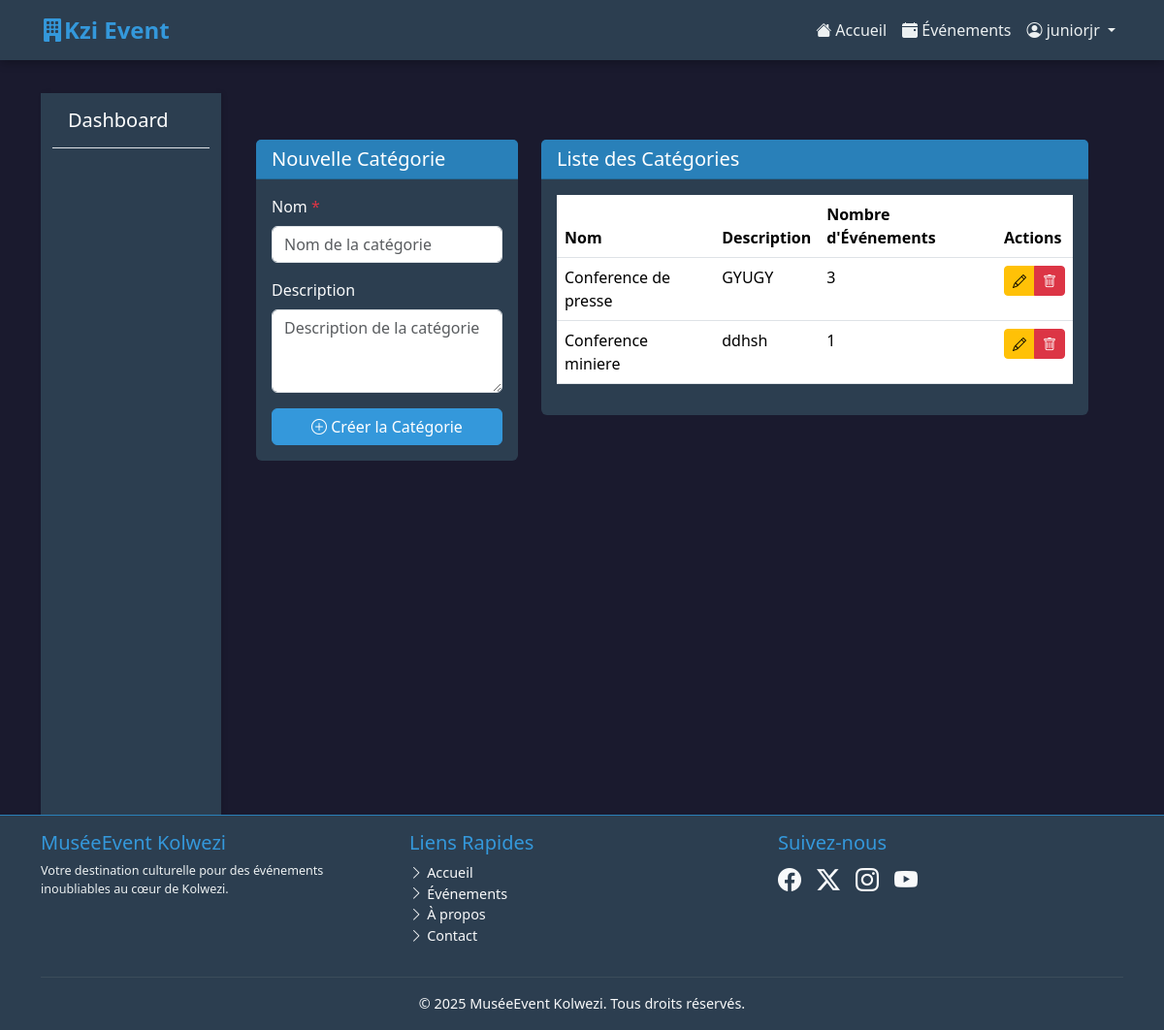
The app's page /evenements/categories/ (signed in) with its own data.
### GestionEvenement/models.py (models this page shows, shortened)
class CategorieEvenement(models.Model):
    nom_categorie = models.CharField(max_length=100, unique=True)
    description = models.TextField(blank=True)

### GestionEvenement/views.py (the view, shortened to what this page needs)
# urls.py: path('evenements/categories/', views.gestion_categories, name='gestion_categories'),
@login_required
@user_passes_test(lambda u: hasattr(u, "chargedeprogrammation") or is_admin_staff(u))
def gestion_categories(request):
    categories = CategorieEvenement.objects.all()
    categories_stats = []
    for categorie in categories:
        stats = {
            'name': categorie.nom_categorie,
            'count': categorie.evenements_cat.count(),
            'published': categorie.evenements_cat.filter(statut='PUBLIE').count(),
            'draft': categorie.evenements_cat.filter(statut='BROUILLON').count(),
            'cancelled': categorie.evenements_cat.filter(statut='ANNULE').count()
        }
        categories_stats.append(stats)
    context = {
        'categories': categories,
        'categories_stats': categories_stats
    }
    return render(request, 'GestionEvenement/categories/gestion_categories.html', context)

### GestionEvenement/templates/GestionEvenement/categories/gestion_categories.html (shortened to what this page needs)
{% extends "GestionEvenement/dashboards/dashboard_base.html" %}
{% load static %}
{% block dashboard_content %}
<div class="container-fluid py-4">
    <div class="row">
        <div class="col-md-4 mb-4">
            <div class="card" style="background-color: var(--secondary-dark); border: none;">
                <div class="card-header" style="background-color: var(--accent-dark);">
                    <h5 class="card-title mb-0 text-white">Nouvelle Catégorie</h5>
                </div>
                <div class="card-body">
                    <form method="post" class="needs-validation" novalidate>
                        <div class="mb-3">
                            <label for="nom" class="form-label text-light">Nom <span class="text-danger">*</span></label>
                            <input type="text" class="form-control" id="nom" name="nom" required
                                   placeholder="Nom de la catégorie">
                        </div>
                        <div class="mb-3">
                            <label for="description" class="form-label text-light">Description</label>
                            <textarea class="form-control" id="description" name="description" rows="3"
                                      placeholder="Description de la catégorie"></textarea>
                        </div>
                        <div class="d-grid">
                            <button type="submit" class="btn btn-primary">
                                <i class="bi bi-plus-circle"></i> Créer la Catégorie
                            </button>
                        </div>
                    </form>
                </div>
            </div>
        </div>
        <div class="col-md-8">
            <div class="card" style="background-color: var(--secondary-dark); border: none;">
                <div class="card-header" style="background-color: var(--accent-dark);">
                    <h5 class="card-title mb-0 text-white">Liste des Catégories</h5>
                </div>
                <div class="card-body">
                    <div class="table-responsive">
                        <table class="table table-hover text-light">
                            <thead>
                                <tr>
                                    <th>Nom</th>
                                    <th>Description</th>
                                    <th>Nombre d'Événements</th>
                                    <th>Actions</th>
                                </tr>
                            </thead>
                            <tbody>
                                {% for categorie in categories %}
                                <tr>
                                    <td>{{ categorie.nom_categorie }}</td>
                                    <td>{{ categorie.description|default:"-" }}</td>
                                    <td>{{ categorie.evenements_cat.count }}</td>
                                    <td>
                                        <div class="btn-group">
                                            <button type="button" class="btn btn-sm btn-warning"
                                                    data-bs-toggle="modal" data-bs-target="#editModal{{ categorie.id }}">
                                                <i class="bi bi-pencil"></i>
                                            </button>
                                            <button type="button" class="btn btn-sm btn-danger"
                                                    data-bs-toggle="modal" data-bs-target="#deleteModal{{ categorie.id }}">
                                                <i class="bi bi-trash"></i>
                                            </button>
                                        </div>
                                    </td>
                                </tr>
                                {% empty %}
                                <tr>
                                    <td colspan="4" class="text-center">Aucune catégorie trouvée</td>
                                </tr>
                                {% endfor %}
                            </tbody>
                        </table>
                    </div>
                </div>
            </div>
        </div>
    </div>
</div>
{% endblock %}

### GestionEvenement/templates/GestionEvenement/base.html (shortened to what this page needs)
{% load static %}
<!DOCTYPE html>
<html lang="fr">
<head>
    <link href="https://cdn.jsdelivr.net/npm/bootstrap@5.3.3/dist/css/bootstrap.min.css" rel="stylesheet">
    <link rel="stylesheet" href="https://cdn.jsdelivr.net/npm/bootstrap-icons@1.11.3/font/bootstrap-icons.min.css">
    <link rel="stylesheet" href="https://cdnjs.cloudflare.com/ajax/libs/OwlCarousel2/2.3.4/assets/owl.carousel.min.css">
    <link rel="stylesheet" href="https://cdnjs.cloudflare.com/ajax/libs/OwlCarousel2/2.3.4/assets/owl.theme.default.min.css">
    {% load static %}
    <link rel="stylesheet" href="{% static "GestionEvenement/css/custom.css" %}">
</head>
<body class="d-flex flex-column min-vh-100">
    <header>
        <nav class="navbar navbar-expand-lg navbar-dark fixed-top shadow-sm">
            <div class="container">
                <a class="navbar-brand fw-bold" href="{% url 'GestionEvenement:accueil' %}">
                    <i class="bi bi-building-fill"></i>Kzi Event
                </a>
                <div class="collapse navbar-collapse" id="navbarNav">
                    <ul class="navbar-nav ms-auto mb-2 mb-lg-0">
                        <li class="nav-item">
                            <a class="nav-link {% if request.resolver_match.url_name == 'accueil' %}active{% endif %}" aria-current="page" href="{% url 'GestionEvenement:accueil' %}">
                                <i class="bi bi-house-fill"></i> Accueil
                            </a>
                        </li>
                        <li class="nav-item">
                            <a class="nav-link" href="{% url 'GestionEvenement:liste_evenements' %}">
                                <i class="bi bi-calendar-event-fill"></i> Événements
                            </a>
                        </li>
                        {% if user.is_authenticated %}
                            <li class="nav-item dropdown">
                                <a class="nav-link dropdown-toggle" href="#" id="navbarDropdownUser" role="button" data-bs-toggle="dropdown" aria-expanded="false">
                                    <i class="bi bi-person-circle"></i> {{ user.username }}
                                </a>
                            </li>
                        {% endif %}
                    </ul>
                </div>
            </div>
        </nav>
    </header>
    <main class="flex-shrink-0 pt-5 mt-5">
        <div class="container">
            {% block content %}
            {% endblock %}
        </div>
    </main>
    <footer class="footer mt-auto py-3 border-top">
        <div class="container">
            <div class="row">
                <div class="col-md-4 mb-3 mb-md-0">
                    <h5 class="text-accent">MuséeEvent Kolwezi</h5>
                    <p class="small">Votre destination culturelle pour des événements inoubliables au cœur de Kolwezi.</p>
                </div>
                <div class="col-md-4 mb-3 mb-md-0">
                    <h5 class="text-accent">Liens Rapides</h5>
                    <ul class="list-unstyled">
                        <li><a href="{% url 'GestionEvenement:accueil' %}" class="text-decoration-none text-light"><i class="bi bi-chevron-right"></i> Accueil</a></li>
                        <li><a href="{% url 'GestionEvenement:liste_evenements' %}" class="text-decoration-none text-light"><i class="bi bi-chevron-right"></i> Événements</a></li>
                        <li><a href="#" class="text-decoration-none text-light"><i class="bi bi-chevron-right"></i> À propos</a></li>
                        <li><a href="#" class="text-decoration-none text-light"><i class="bi bi-chevron-right"></i> Contact</a></li>
                    </ul>
                </div>
                <div class="col-md-4">
                    <h5 class="text-accent">Suivez-nous</h5>
                    <div class="d-flex gap-3 fs-4">
                        <a href="#" class="text-light"><i class="bi bi-facebook"></i></a>
                        <a href="#" class="text-light"><i class="bi bi-twitter-x"></i></a>
                        <a href="#" class="text-light"><i class="bi bi-instagram"></i></a>
                        <a href="#" class="text-light"><i class="bi bi-youtube"></i></a>
                    </div>
                </div>
            </div>
            <hr class="my-3 border-secondary">
            <div class="text-center">
                <span class="text-light">&copy; {% now "Y" %} MuséeEvent Kolwezi. Tous droits réservés.</span>
            </div>
        </div>
    </footer>
</body>
</html>

### GestionEvenement/static/GestionEvenement/css/custom.css (style rules this page uses)
body { font-family: -apple-system, BlinkMacSystemFont, "Segoe UI", Roboto, "Helvetica Neue", Arial, sans-serif; background-color: #f8f9fa; }
.navbar-brand { font-size: 1.5rem; }
.card-title { color: #0056b3; }
.footer { font-size: 0.9rem; }
.btn-primary { background-color: #0056b3; border-color: #0056b3; }
.table th { font-weight: 600; }

### GestionEvenement/templates/GestionEvenement/base.html (style rules this page uses)
:root { --primary-dark: #1a1a2e; --secondary-dark: #16213e; --accent-dark: #0f3460; --text-light: #e1e1e1; --accent-color: #e94560; --accent-hover: #cf3e56; }
body { background-color: var(--primary-dark); color: var(--text-light); font-family: 'Segoe UI', Tahoma, Geneva, Verdana, sans-serif; }
.navbar { background-color: var(--secondary-dark) !important; box-shadow: 0 2px 10px rgba(0, 0, 0, 0.3) !important; }
.navbar-brand { color: var(--accent-color) !important; }
.nav-link { color: var(--text-light) !important; transition: color 0.3s ease; }
.btn-primary { background-color: var(--accent-color); border-color: var(--accent-color); }
.card { background-color: var(--secondary-dark); border: none; transition: transform 0.3s ease, box-shadow 0.3s ease; }
.card-title { color: var(--accent-color); }
.footer { background-color: var(--secondary-dark) !important; border-top: 1px solid var(--accent-dark) !important; }
.btn, .card, .nav-link { transition: all 0.3s ease; }

### GestionEvenement/templates/GestionEvenement/dashboards/dashboard_base.html (style rules this page uses)
:root { --accent-color: #3498db; --accent-dark: #2980b9; --secondary-dark: #2c3e50; --text-light: #ecf0f1; }
.text-accent { color: var(--accent-color) !important; }

### records on screen
CategorieEvenement: nom_categorie "Conference de presse", description "GYUGY", evenements_cat.count "3"
CategorieEvenement: nom_categorie "Conference miniere", description "ddhsh", evenements_cat.count "1"

### other values on screen
{{ user.username }} "juniorjr"
